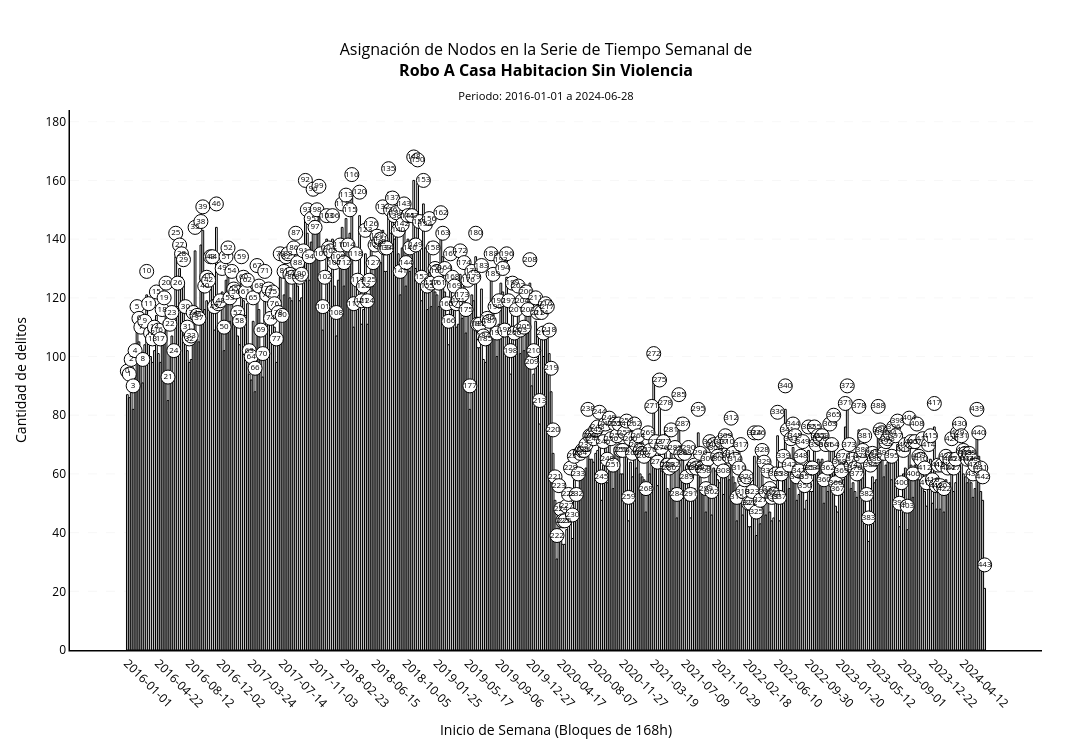

The cell this chart's notebook holds for it:
### Code cell
try:
    fig = plot_weekly_network_nodes(global_visibility_graph, TARGET_CRIME)
    fig.show()
except Exception as err:
    logger.error(f"Error al renderizar el gráfico: {err}")

### Figure 1 — Plotly figure (JSON) as saved in the notebook; plotly's stock layout.template omitted (floating-point values rounded to 4 significant figures; data arrays with more than 128 entries replaced by an {"elided": "..."} marker saying what was removed)
{"data": [{"marker": {"color": "white", "line": {"color": "black", "width": 1}}, "name": "Delitos", "type": "bar", "x": {"elided": "444 str values"}, "y": {"elided": "444 int values"}}, {"marker": {"color": "white", "line": {"color": "black", "width": 1}, "size": 14, "symbol": "circle"}, "mode": "markers+text", "name": "Nodos", "text": {"elided": "444 str values"}, "textfont": {"color": "black", "size": 8}, "textposition": "middle center", "type": "scatter", "x": {"elided": "444 str values"}, "y": {"elided": "444 int values"}}], "layout": {"bargap": 0.1, "height": 750, "margin": {"b": 100, "l": 70, "r": 50, "t": 110}, "paper_bgcolor": "white", "plot_bgcolor": "white", "showlegend": false, "title": {"font": {"color": "black", "size": 16}, "text": "Asignación de Nodos en la Serie de Tiempo Semanal de<br><b>Robo A Casa Habitacion Sin Violencia</b><br><sub>Periodo: 2016-01-01 a 2024-06-28</sub>", "x": 0.5, "xanchor": "center"}, "width": 1300, "xaxis": {"color": "black", "linecolor": "black", "linewidth": 1.5, "showline": true, "tickangle": 45, "tickformat": "%Y-%m-%d", "tickmode": "array", "tickvals": ["2016-01-01T00:00:00", "2016-04-22T00:00:00", "2016-08-12T00:00:00", "2016-12-02T00:00:00", "2017-03-24T00:00:00", "2017-07-14T00:00:00", "2017-11-03T00:00:00", "2018-02-23T00:00:00", "2018-06-15T00:00:00", "2018-10-05T00:00:00", "2019-01-25T00:00:00", "2019-05-17T00:00:00", "2019-09-06T00:00:00", "2019-12-27T00:00:00", "2020-04-17T00:00:00", "2020-08-07T00:00:00", "2020-11-27T00:00:00", "2021-03-19T00:00:00", "2021-07-09T00:00:00", "2021-10-29T00:00:00", "2022-02-18T00:00:00", "2022-06-10T00:00:00", "2022-09-30T00:00:00", "2023-01-20T00:00:00", "2023-05-12T00:00:00", "2023-09-01T00:00:00", "2023-12-22T00:00:00", "2024-04-12T00:00:00"], "title": {"text": "Inicio de Semana (Bloques de 168h)"}}, "yaxis": {"color": "black", "gridcolor": "lightgrey", "griddash": "dash", "gridwidth": 0.2, "linecolor": "black", "linewidth": 1.5, "range": [0, 184], "showgrid": true, "showline": true, "title": {"text": "Cantidad de delitos"}}}}
